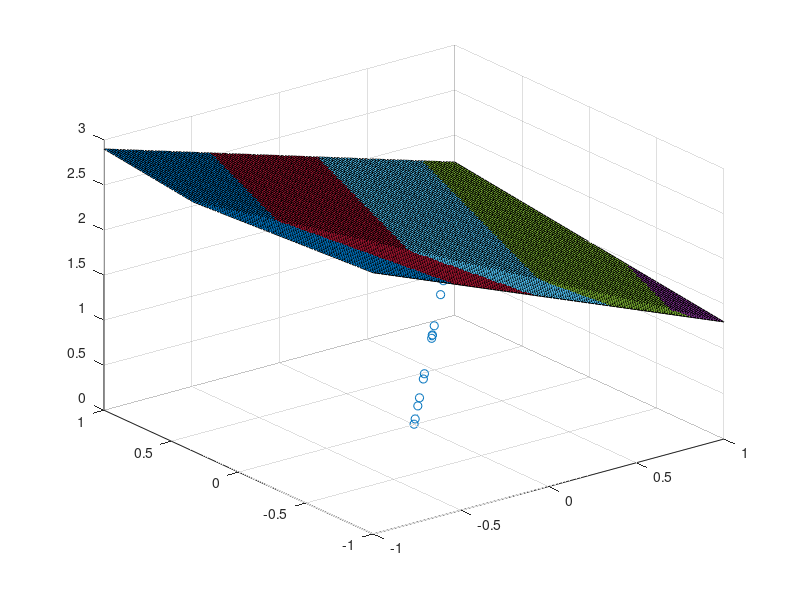

Write MATLAB code to recreate this figure. (Note: this script raises an error after producing the figure.)
% two inputs with 3 first layer nodes with thresholding and ReLU activation
seed = 1;
rng(seed);
w1 = 2e-1;
w2 = 3e-1;
b1 = 1e-1;
w3 = -3e-1;
w4 = -2e-1;
b2 = 10e-1;
w5 = -5e-1;
w6 = 1e-1;
b3 = 10e-1;
learning_rate = 1e-2;
x1 = -1:0.02:1;
x2 = -1:0.02:1;

threshold = 1;
rng(seed);
p_x1 = 0 + (1-0).*rand(1, 20);
rng(seed);
p_x2 = 0 + (1-0).*rand(1, 20);
rng(seed);
p_z = 0 + (1-0).*rand(1, 20);
dw1 = 0;
dw2 = 0;
dw3 = 0;
dw4 = 0;
dw5 = 0;
dw6 = 0;
db1 = 0;
db2 = 0;
db3 = 0;

[X1,X2] = meshgrid(x1, x2);

Z1 = X1.*w1 + X2.*w2 + b1;
Z2 = X1.*w3 + X2.*w4 + b2;
Z3 = X1.*w5 + X2.*w6 + b3;

Z1(Z1 < 0) = 0;
Z2(Z2 < 0) = 0;
Z3(Z3 < 0) = 0;

A1 = Z1;
A2 = Z2;
A3 = Z3;

Y_cap = A1 + A2 + A3;
[dfdx,dfdy] = gradient(Y_cap);

scatter_handle = scatter3(p_x1, p_x2, p_z, 'black');
hold on
surf_handle = surf(X1, X2, Y_cap);
colormap(gca(), lines(8));
surf_handle.FaceAlpha = 0.5;
axis([-1, 1, -1, 1, -1, 1]);
while true
    dw1 = 0;
    dw2 = 0;
    dw3 = 0;
    dw4 = 0;
    dw5 = 0;
    dw6 = 0;
    db1 = 0;
    db2 = 0;
    db3 = 0;
    J = 0;
    for i = 1:20
        z1 = p_x1(i)*w1 + p_x2(i)*w2 + b1;
        z2 = p_x1(i)*w3 + p_x2(i)*w4 + b2;
        z3 = p_x1(i)*w5 + p_x2(i)*w6 + b3;
        
        z1(z1 < 0) = 0;
        z2(z2 < 0) = 0;
        z3(z3 < 0) = 0;
        
        a1 = z1;
        a2 = z2;
        a3 = z3;
        
        y_cap = a1 + a2 + a3;
        
        update_flag_z1 = z1 > 0;
        update_flag_z2 = z2 > 0;
        update_flag_z3 = z3 > 0;
        
        J = J + (y_cap - p_z(i))^2;
        dw1 = dw1 + 2*(y_cap - p_z(i))*p_x1(i) * update_flag_z1;
        dw2 = dw2 + 2*(y_cap - p_z(i))*p_x2(i) * update_flag_z1;
        dw3 = dw3 + 2*(y_cap - p_z(i))*p_x1(i) * update_flag_z2;
        dw4 = dw4 + 2*(y_cap - p_z(i))*p_x2(i) * update_flag_z2;
        dw5 = dw5 + 2*(y_cap - p_z(i))*p_x1(i) * update_flag_z3;
        dw6 = dw6 + 2*(y_cap - p_z(i))*p_x2(i) * update_flag_z3;
        db1 = db1 + 2*(y_cap - p_z(i))*update_flag_z1;
        db2 = db2 + 2*(y_cap - p_z(i))*update_flag_z2;
        db3 = db3 + 2*(y_cap - p_z(i))*update_flag_z3;
        
    end
    
    dw1 = dw1/20;
    dw2 = dw2/20;
    dw3 = dw3/20;
    dw4 = dw4/20;
    dw5 = dw5/20;
    dw6 = dw6/20;
    db1 = db1/20;
    db2 = db2/20;
    db3 = db3/20;
    
    dw1(dw1 > threshold) = threshold;
    dw2(dw2 > threshold) = threshold;
    dw3(dw3 > threshold) = threshold;
    dw4(dw4 > threshold) = threshold;
    dw5(dw5 > threshold) = threshold;
    dw6(dw6 > threshold) = threshold;
    db1(db1 > threshold) = threshold;
    db2(db2 > threshold) = threshold;
    db3(db3 > threshold) = threshold;
    
    J = J/20
    w1 = w1 - learning_rate*dw1;
    w2 = w2 - learning_rate*dw2;
    w3 = w3 - learning_rate*dw3;
    w4 = w4 - learning_rate*dw4;
    w5 = w5 - learning_rate*dw5;
    w6 = w6 - learning_rate*dw6;
    b1 = b1 - learning_rate*db1;
    b2 = b2 - learning_rate*db2;
    b3 = b3 - learning_rate*db3;
    
    Z1 = X1.*w1 + X2.*w2 + b1;
    Z2 = X1.*w3 + X2.*w4 + b2;
    Z3 = X1.*w5 + X2.*w6 + b3;

    Z1(Z1 < 0) = 0;
    Z2(Z2 < 0) = 0;
    Z3(Z3 < 0) = 0;

    A1 = Z1;
    A2 = Z2;
    A3 = Z3;

    Y_cap = A1 + A2 + A3;
    
    
    surf_handle.ZData = Y_cap;
    pause(0.01);
end